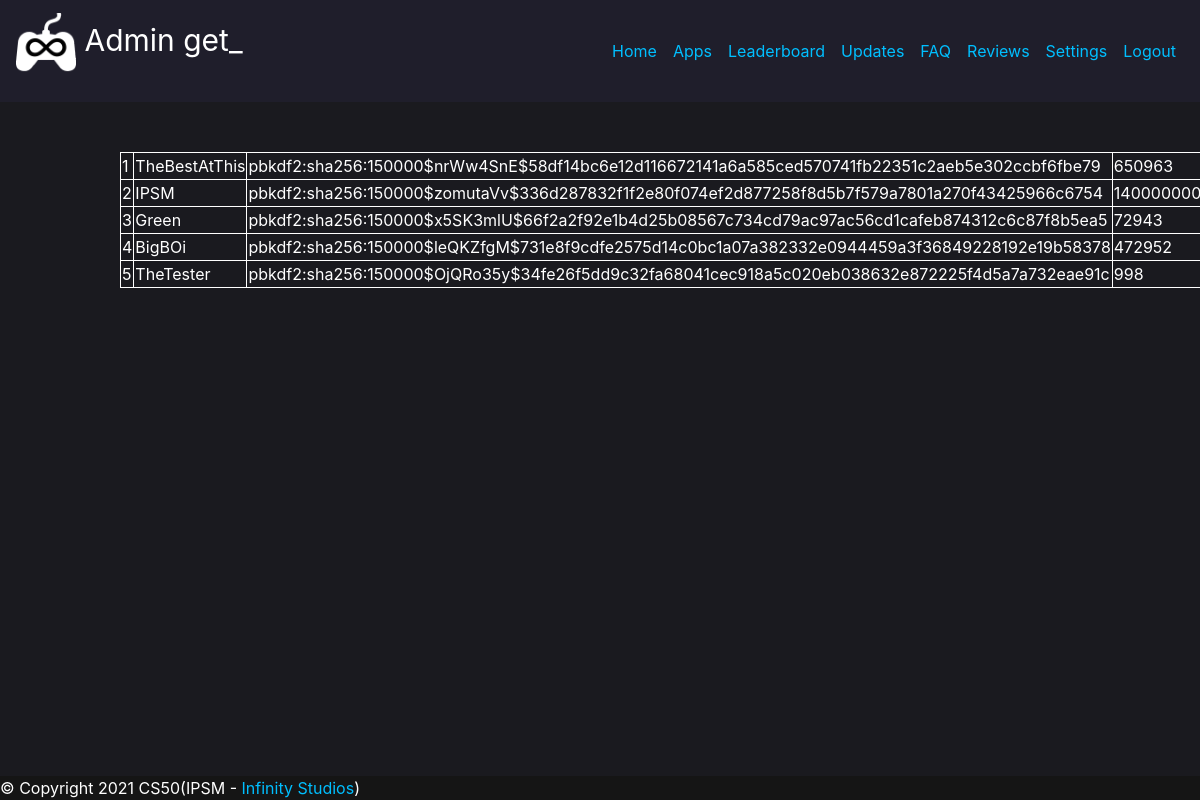
/getUsers (signed in), run on the app's committed database.
### tables this page shows
CREATE TABLE users (id INTEGER, username TEXT NOT NULL, password TEXT NOT NULL, cash NUMERIC NOT NULL DEFAULT 1000.00, PRIMARY KEY(id));

### application.py (the view)
@app.route("/getUsers")
@login_required
def gU():
    if session["id"] in admins:
        output = db.execute("select * from users")
        return render_template("get.html", output=output)

### login_fix.py (called while the page is built)
def login_required(f):
    @wraps(f)
    def decorated_function(*args, **kwargs):
        if session.get("id") is None:
            return redirect("/login")
        return f(*args, **kwargs)
    return decorated_function

### templates/get.html (shortened to what this page needs)
{% extends "layout.html" %}
{%block page%}Admin get_{%endblock%}
{% block body %}
<table>
        {% for dict_item in output %}
        <tr>
            {% for key, value in dict_item.items() %}
                <td>{{value}}</td>
            {% endfor %}
        </tr>
        {% endfor %}
</table>
{% endblock %}

### templates/layout.html (style rules this page uses)
body { background-color:#1a1a1f; color:white; }

### templates/get.html (style rules this page uses)
table, th, td { border: 1px solid white; border-collapse:collapse; width:25%; }

### data on the page
users: dict_item "1", username "TheBestAtThis", password "pbkdf2:sha256:150000$nrWw4SnE$58df14bc6e12d116672141a6a585ced570741fb22351c2aeb5e302ccbf6fbe79", cash "650963"
users: dict_item "2", username "IPSM", password "pbkdf2:sha256:150000$zomutaVv$336d287832f1f2e80f074ef2d877258f8d5b7f579a7801a270f43425966c6754", cash "140000000"
users: dict_item "3", username "Green", password "pbkdf2:sha256:150000$x5SK3mlU$66f2a2f92e1b4d25b08567c734cd79ac97ac56cd1cafeb874312c6c87f8b5ea5", cash "72943"
users: dict_item "4", username "BigBOi", password "pbkdf2:sha256:150000$leQKZfgM$731e8f9cdfe2575d14c0bc1a07a382332e0944459a3f36849228192e19b58378", cash "472952"
users: dict_item "5", username "TheTester", password "pbkdf2:sha256:150000$OjQRo35y$34fe26f5dd9c32fa68041cec918a5c020eb038632e872225f4d5a7a732eae91c", cash "998"
